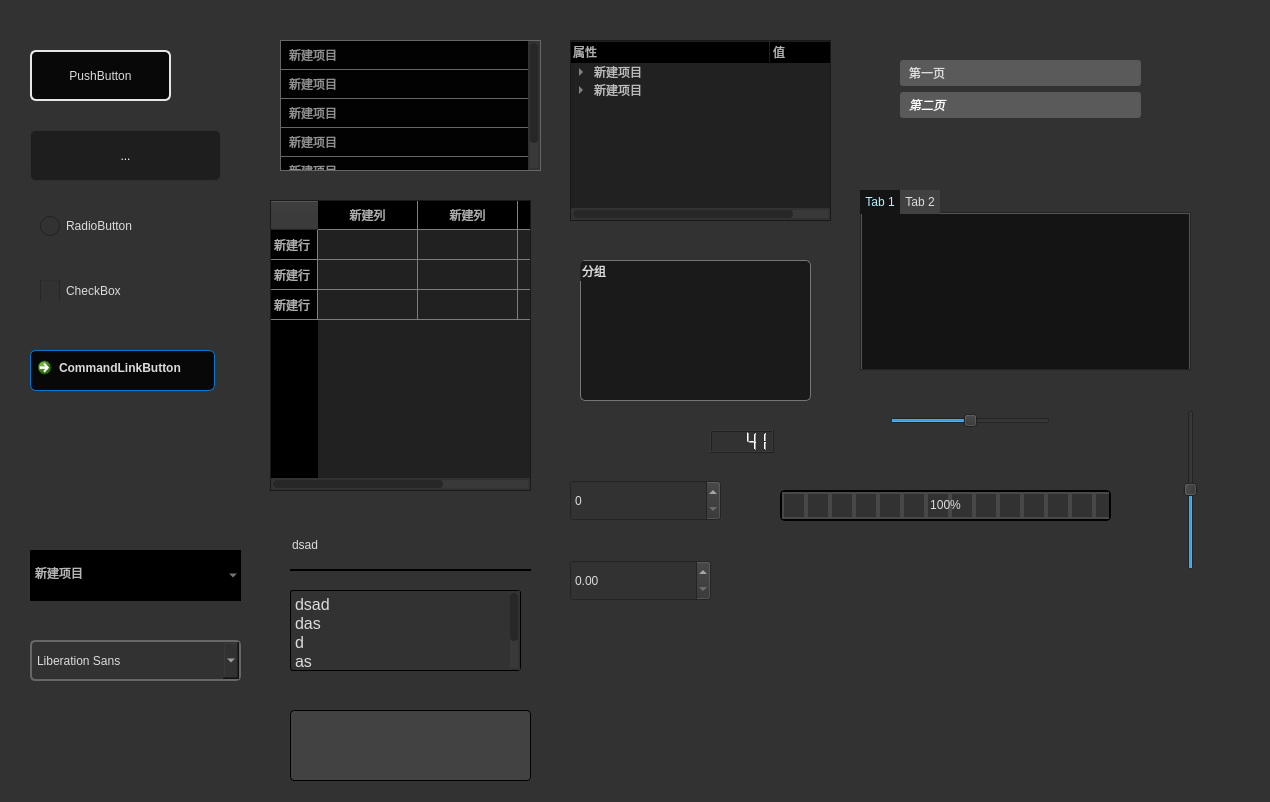
<?xml version="1.0" encoding="UTF-8"?>
<ui version="4.0">
 <class>Form</class>
 <widget class="QWidget" name="Form">
  <property name="enabled">
   <bool>true</bool>
  </property>
  <property name="geometry">
   <rect>
    <x>0</x>
    <y>0</y>
    <width>1270</width>
    <height>802</height>
   </rect>
  </property>
  <property name="windowTitle">
   <string>Form</string>
  </property>
  <property name="styleSheet">
   <string notr="true">*{
	background-color: rgb(50, 50, 50);
	color:rgb(220, 220, 220);
	font: 12pt &quot;黑体&quot;;
}
/*---------------------*/
QScrollBar:horizontal{
    padding:0px;
    max-height:12px;
	padding:2px;
}
QScrollBar:vertical{
    padding:0px;
    max-width:12px;
	padding:2px;
}
QScrollBar::handle{
background-color: rgb(39, 39, 39);
border-radius:4%;

}
QScrollBar::handle:hover{
background-color: rgb(72, 72, 72);
border:1px solid rgb(149, 149, 149);
}
QScrollBar::add-page,QScrollBar::sub-page {
    background:rgb(57, 57, 57);
}
QScrollBar::sub-line,QScrollBar::add-line {
    background:none;
}</string>
  </property>
  <widget class="QPushButton" name="pushButton">
   <property name="geometry">
    <rect>
     <x>30</x>
     <y>50</y>
     <width>141</width>
     <height>51</height>
    </rect>
   </property>
   <property name="styleSheet">
    <string notr="true">QPushButton{
background-color: rgb(8, 8, 8);
border:2px solid rgb(230, 230, 230);
color:rgb(220, 220, 220);
border-radius:6%;
}
QPushButton:hover{
background-color: rgb(0, 0, 0);
}
QPushButton:pressed{
background-color:rgb(50, 50, 50);
}</string>
   </property>
   <property name="text">
    <string>PushButton</string>
   </property>
  </widget>
  <widget class="QRadioButton" name="radioButton">
   <property name="geometry">
    <rect>
     <x>40</x>
     <y>200</y>
     <width>131</width>
     <height>51</height>
    </rect>
   </property>
   <property name="styleSheet">
    <string notr="true">QRadioButton{

}
QRadioButton:hover{
}
QRadioButton:pressed{

}
QRadioButton::indicator {
	padding:3px 0px 0px 0px;
    width: 20px;
    height: 20px;
}
QRadioButton::indicator::unchecked{
	image: url(:/QRadioButton/QRadioButton/QRadioButton.png);
}
QRadioButton::indicator::checked{
	image: url(:/QRadioButton/QRadioButton/QRadioButton_pressed.png);
}</string>
   </property>
   <property name="text">
    <string>RadioButton</string>
   </property>
  </widget>
  <widget class="QCheckBox" name="checkBox">
   <property name="geometry">
    <rect>
     <x>40</x>
     <y>280</y>
     <width>111</width>
     <height>21</height>
    </rect>
   </property>
   <property name="styleSheet">
    <string notr="true">QCheckBox::indicator {
	padding:3px 0px 0px 0px;
    width: 20px;
    height: 20px;
}
QCheckBox::indicator::unchecked{ 
	image: url(:/QCheckBox/QCheckBox/QCheckBox.png);
}
QCheckBox::indicator::checked{
	image: url(:/QCheckBox/QCheckBox/QCheckBox_pressed.png);
}</string>
   </property>
   <property name="text">
    <string>CheckBox</string>
   </property>
  </widget>
  <widget class="QCommandLinkButton" name="commandLinkButton">
   <property name="geometry">
    <rect>
     <x>30</x>
     <y>350</y>
     <width>185</width>
     <height>41</height>
    </rect>
   </property>
   <property name="styleSheet">
    <string notr="true">QCommandLinkButton{
background-color: rgb(8, 8, 8);
border:1px solid rgb(0, 120, 215);
color:rgb(220, 220, 220);
border-radius:6%;
}
QCommandLinkButton:hover{
background-color: rgb(0, 0, 0);
}
QCommandLinkButton:pressed{
background-color:rgb(50, 50, 50);
}</string>
   </property>
   <property name="text">
    <string>CommandLinkButton</string>
   </property>
  </widget>
  <widget class="QTableWidget" name="tableWidget">
   <property name="geometry">
    <rect>
     <x>270</x>
     <y>200</y>
     <width>261</width>
     <height>291</height>
    </rect>
   </property>
   <property name="styleSheet">
    <string notr="true">QTableView{
outline: 0px;
background-color:rgb(33, 33, 33);
gridline-color:rgb(125, 125, 125);
}
QTableView QHeaderView,QTableView QHeaderView::section, QTableView QTableCornerButton::section {
background-color:rgb(0, 0, 0);
color:rgb(175, 175, 175);
}
QTableView QHeaderView::section::pressed{
color:rgb(207, 207, 103);
}
QTableView QTableCornerButton::section{
background-color: rgb(0, 0, 0);
}
QHeaderView::section, QTableCornerButton:section {
    padding: 3px;
    margin: 0px;
    border: 1px solid gray;
    border-left-width: 0px;
    border-right-width: 1px;
    border-top-width: 0px;
    border-bottom-width: 1px;
}
QTableView::indicator{
background-color: rgb(255, 170, 0);
}
QTableView::indicator:checked{
background-color:rgb(33, 33, 33);
}
QTableView::item{
padding:0px;
border:0px;
}
QTableView::item:selected{
	background-color:#000;
}
QTableView::item:hover{
background-color: rgb(86, 86, 86);
}

</string>
   </property>
   <row>
    <property name="text">
     <string>新建行</string>
    </property>
   </row>
   <row>
    <property name="text">
     <string>新建行</string>
    </property>
   </row>
   <row>
    <property name="text">
     <string>新建行</string>
    </property>
   </row>
   <column>
    <property name="text">
     <string>新建列</string>
    </property>
   </column>
   <column>
    <property name="text">
     <string>新建列</string>
    </property>
   </column>
   <column>
    <property name="text">
     <string>新建列</string>
    </property>
   </column>
  </widget>
  <widget class="QListWidget" name="listWidget_2">
   <property name="geometry">
    <rect>
     <x>280</x>
     <y>40</y>
     <width>261</width>
     <height>131</height>
    </rect>
   </property>
   <property name="styleSheet">
    <string notr="true">QListView {
outline: 0px;
background-color: rgb(2, 2, 2);
color: #FFFFFF;
border: 1px solid #666666;
}
QListView::item:hover{
padding:0px 0px 0px 15px;
color:rgb(255, 255, 255);
background-color: qlineargradient(spread:pad, x1:0, y1:0.5625, x2:0.994318, y2:0.614, stop:0 rgba(0, 0, 0, 255), stop:0.909091 rgba(73, 73, 73, 255));
}
QListView::item {
background-color: rgb(2, 2, 2);
color: rgb(143, 143, 143);
padding: 5px;
border-bottom: 1px solid #666666;
}
QListView::item:selected {
padding:0px 0px 0px 15px;
color:rgb(255, 255, 255);
background-color: qlineargradient(spread:pad, x1:0, y1:0.5625, x2:0.994318, y2:0.614, stop:0 rgba(0, 0, 0, 255), stop:0.909091 rgba(73, 73, 73, 255));
}</string>
   </property>
   <item>
    <property name="text">
     <string>新建项目</string>
    </property>
   </item>
   <item>
    <property name="text">
     <string>新建项目</string>
    </property>
   </item>
   <item>
    <property name="text">
     <string>新建项目</string>
    </property>
   </item>
   <item>
    <property name="text">
     <string>新建项目</string>
    </property>
   </item>
   <item>
    <property name="text">
     <string>新建项目</string>
    </property>
   </item>
  </widget>
  <widget class="QToolButton" name="toolButton_2">
   <property name="geometry">
    <rect>
     <x>30</x>
     <y>130</y>
     <width>191</width>
     <height>51</height>
    </rect>
   </property>
   <property name="styleSheet">
    <string notr="true">QToolButton {
	border-radius:6%;
    background-color: #1E1E1E; 
    color: #FFFFFF; 
    border: 1px solid #2F2F2F; 
    padding: 5px;
}

QToolButton:hover {
    background-color: rgb(18, 18, 18);
}

QToolButton:pressed {
    background-color:#1E1E1E; 
}
</string>
   </property>
   <property name="text">
    <string>...</string>
   </property>
  </widget>
  <widget class="QTreeWidget" name="treeWidget">
   <property name="geometry">
    <rect>
     <x>570</x>
     <y>40</y>
     <width>261</width>
     <height>181</height>
    </rect>
   </property>
   <property name="styleSheet">
    <string notr="true">QTreeView{
background-color: rgb(33, 33, 33);
color:rgb(188, 188, 188);
}
QTreeView QHeaderView,QTreeView QHeaderView::section{
background-color: rgb(0, 0, 0);
color:rgb(175, 175, 175);
}
QTreeView::item:hover{
background-color:transparent;
}
QTreeView::item:selected{
background-color:rgb(121, 121, 121);
color: rgb(255, 255, 255);
}
QTreeView::branch:selected{
background-color:rgb(121, 121, 121);
}</string>
   </property>
   <property name="rootIsDecorated">
    <bool>true</bool>
   </property>
   <property name="uniformRowHeights">
    <bool>false</bool>
   </property>
   <property name="itemsExpandable">
    <bool>true</bool>
   </property>
   <property name="sortingEnabled">
    <bool>false</bool>
   </property>
   <property name="animated">
    <bool>false</bool>
   </property>
   <attribute name="headerCascadingSectionResizes">
    <bool>false</bool>
   </attribute>
   <attribute name="headerDefaultSectionSize">
    <number>200</number>
   </attribute>
   <attribute name="headerHighlightSections">
    <bool>false</bool>
   </attribute>
   <column>
    <property name="text">
     <string>属性</string>
    </property>
   </column>
   <column>
    <property name="text">
     <string>值</string>
    </property>
   </column>
   <item>
    <property name="text">
     <string>新建项目</string>
    </property>
    <item>
     <property name="text">
      <string>新建子项目</string>
     </property>
    </item>
    <item>
     <property name="text">
      <string>新建子项目</string>
     </property>
    </item>
   </item>
   <item>
    <property name="text">
     <string>新建项目</string>
    </property>
    <item>
     <property name="text">
      <string>新建子项目</string>
     </property>
    </item>
    <item>
     <property name="text">
      <string>新建子项目</string>
     </property>
    </item>
   </item>
  </widget>
  <widget class="QGroupBox" name="groupBox">
   <property name="geometry">
    <rect>
     <x>580</x>
     <y>260</y>
     <width>231</width>
     <height>141</height>
    </rect>
   </property>
   <property name="styleSheet">
    <string notr="true">QGroupBox {
border:1px solid rgb(118, 118, 118);
border-radius:5px;
background-color: rgb(26, 26, 26);
}
</string>
   </property>
   <property name="title">
    <string>分组</string>
   </property>
  </widget>
  <widget class="QToolBox" name="toolBox">
   <property name="geometry">
    <rect>
     <x>900</x>
     <y>60</y>
     <width>241</width>
     <height>131</height>
    </rect>
   </property>
   <property name="styleSheet">
    <string notr="true">QToolBox::tab {
	background-color: rgb(90, 90, 90);
	border-radius:3%;
	padding:5px;
}

QToolBox::tab:selected{
    font: italic;
    color: white;
}</string>
   </property>
   <property name="frameShape">
    <enum>QFrame::NoFrame</enum>
   </property>
   <property name="currentIndex">
    <number>1</number>
   </property>
   <widget class="QWidget" name="page">
    <property name="geometry">
     <rect>
      <x>0</x>
      <y>0</y>
      <width>241</width>
      <height>71</height>
     </rect>
    </property>
    <attribute name="label">
     <string>第一页</string>
    </attribute>
   </widget>
   <widget class="QWidget" name="page_2">
    <property name="geometry">
     <rect>
      <x>0</x>
      <y>0</y>
      <width>241</width>
      <height>71</height>
     </rect>
    </property>
    <attribute name="label">
     <string>第二页</string>
    </attribute>
   </widget>
  </widget>
  <widget class="QTabWidget" name="tabWidget">
   <property name="geometry">
    <rect>
     <x>860</x>
     <y>190</y>
     <width>331</width>
     <height>181</height>
    </rect>
   </property>
   <property name="styleSheet">
    <string notr="true">QTabWidget::pane {
}
QTabWidget QWidget{
background-color: rgb(20, 20, 20);
}
QTabWidget QTabBar::tab{
background-color: rgb(20, 20, 20);
min-width: 20ex;
padding: 5px;
}
QTabBar::tab:selected{
color: rgb(180, 239, 255);
}

QTabBar::tab:!selected{
background-color: rgb(65, 65, 65);
}</string>
   </property>
   <widget class="QWidget" name="tab">
    <attribute name="title">
     <string>Tab 1</string>
    </attribute>
   </widget>
   <widget class="QWidget" name="tab_2">
    <attribute name="title">
     <string>Tab 2</string>
    </attribute>
   </widget>
  </widget>
  <widget class="QComboBox" name="comboBox">
   <property name="enabled">
    <bool>true</bool>
   </property>
   <property name="geometry">
    <rect>
     <x>30</x>
     <y>550</y>
     <width>211</width>
     <height>51</height>
    </rect>
   </property>
   <property name="styleSheet">
    <string notr="true">QComboBox {
background-color: rgb(0, 0, 0);
/*border:1px solid rgb(255, 255, 255);*/
border-bottom:none;
border-left:none;
border-right:none;
	color: rgb(182, 182, 182);
    border-radius: 1px;
    padding: 1px 18px 1px 3px;
    min-width: 6em;
}
QComboBox:editable{

}
QComboBox::drop-down{
	 width: 30px;
	padding-right:8px;
	image: url(:/QComboBox/QComboBox/down-arrow.png);
}
QComboBox::drop-down:pressed{

}
QComboBox QAbstractItemView{
margin:10px;
color: rgb(182, 182, 182);
background-color: rgb(0, 0, 0);
border:none;
outline: 0px;
selection-background-color:rgb(0, 0, 0);
selection-color:rgb(255, 255, 255);
}</string>
   </property>
   <property name="editable">
    <bool>true</bool>
   </property>
   <item>
    <property name="text">
     <string>新建项目</string>
    </property>
   </item>
   <item>
    <property name="text">
     <string>新建项目</string>
    </property>
   </item>
   <item>
    <property name="text">
     <string>新建项目</string>
    </property>
   </item>
  </widget>
  <widget class="QFontComboBox" name="fontComboBox">
   <property name="geometry">
    <rect>
     <x>30</x>
     <y>640</y>
     <width>211</width>
     <height>41</height>
    </rect>
   </property>
   <property name="styleSheet">
    <string notr="true">QFontComboBox {
    border:2px solid rgb(103, 103, 103);
    border-radius: 5px;
    padding: 1px 18px 1px 3px;
    min-width: 6em;
}
QFontComboBox QAbstractItemView{
outline: 0px;
selection-background-color: rgb(90, 90, 90);
}</string>
   </property>
  </widget>
  <widget class="QLineEdit" name="lineEdit">
   <property name="geometry">
    <rect>
     <x>290</x>
     <y>520</y>
     <width>241</width>
     <height>51</height>
    </rect>
   </property>
   <property name="styleSheet">
    <string notr="true">QLineEdit{
border:2px solid rgb(0, 0, 0);
border-top:none;
border-left:none;
border-right:none;
}
QLineEdit:hover{
border:2px solid qlineargradient(spread:pad, x1:0.012, y1:0.556818, x2:1, y2:0.573864, stop:0 rgba(110, 203, 205, 255), stop:0.965909 rgba(67, 91, 95, 255));
border-top:none;
border-left:none;
border-right:none;
}</string>
   </property>
   <property name="text">
    <string>dsad</string>
   </property>
  </widget>
  <widget class="QTextEdit" name="textEdit">
   <property name="geometry">
    <rect>
     <x>290</x>
     <y>590</y>
     <width>231</width>
     <height>81</height>
    </rect>
   </property>
   <property name="styleSheet">
    <string notr="true">QTextEdit{
border:1px solid rgb(0, 0, 0);
border-radius: 3px;
}
QTextEdit:hover{
	border:1px solid rgb(0, 85, 255);
}</string>
   </property>
   <property name="html">
    <string>&lt;!DOCTYPE HTML PUBLIC &quot;-//W3C//DTD HTML 4.0//EN&quot; &quot;http://www.w3.org/TR/REC-html40/strict.dtd&quot;&gt;
&lt;html&gt;&lt;head&gt;&lt;meta name=&quot;qrichtext&quot; content=&quot;1&quot; /&gt;&lt;style type=&quot;text/css&quot;&gt;
p, li { white-space: pre-wrap; }
&lt;/style&gt;&lt;/head&gt;&lt;body style=&quot; font-family:'黑体'; font-size:12pt; font-weight:400; font-style:normal;&quot;&gt;
&lt;p style=&quot; margin-top:0px; margin-bottom:0px; margin-left:0px; margin-right:0px; -qt-block-indent:0; text-indent:0px;&quot;&gt;dsad&lt;/p&gt;
&lt;p style=&quot; margin-top:0px; margin-bottom:0px; margin-left:0px; margin-right:0px; -qt-block-indent:0; text-indent:0px;&quot;&gt;das&lt;/p&gt;
&lt;p style=&quot; margin-top:0px; margin-bottom:0px; margin-left:0px; margin-right:0px; -qt-block-indent:0; text-indent:0px;&quot;&gt;d&lt;/p&gt;
&lt;p style=&quot; margin-top:0px; margin-bottom:0px; margin-left:0px; margin-right:0px; -qt-block-indent:0; text-indent:0px;&quot;&gt;as&lt;/p&gt;
&lt;p style=&quot; margin-top:0px; margin-bottom:0px; margin-left:0px; margin-right:0px; -qt-block-indent:0; text-indent:0px;&quot;&gt;d&lt;/p&gt;
&lt;p style=&quot; margin-top:0px; margin-bottom:0px; margin-left:0px; margin-right:0px; -qt-block-indent:0; text-indent:0px;&quot;&gt;as&lt;/p&gt;&lt;/body&gt;&lt;/html&gt;</string>
   </property>
  </widget>
  <widget class="QPlainTextEdit" name="plainTextEdit">
   <property name="geometry">
    <rect>
     <x>290</x>
     <y>710</y>
     <width>241</width>
     <height>71</height>
    </rect>
   </property>
   <property name="styleSheet">
    <string notr="true">QPlainTextEdit{
border:1px solid rgb(0, 0, 0);
border-radius: 4%;
	background-color: rgb(66, 66, 66);
}
QPlainTextEdit:hover{
border:1px solid rgb(109, 109, 109);
}</string>
   </property>
  </widget>
  <widget class="QSpinBox" name="spinBox">
   <property name="geometry">
    <rect>
     <x>570</x>
     <y>480</y>
     <width>151</width>
     <height>41</height>
    </rect>
   </property>
  </widget>
  <widget class="QDoubleSpinBox" name="doubleSpinBox">
   <property name="geometry">
    <rect>
     <x>570</x>
     <y>560</y>
     <width>141</width>
     <height>41</height>
    </rect>
   </property>
  </widget>
  <widget class="QProgressBar" name="progressBar">
   <property name="geometry">
    <rect>
     <x>780</x>
     <y>490</y>
     <width>331</width>
     <height>31</height>
    </rect>
   </property>
   <property name="styleSheet">
    <string notr="true">QProgressBar {
    border: 2px solid rgb(0, 0, 0);
    border-radius: 5px;
}

QProgressBar::chunk {
	border: 2px solid rgb(72, 72, 72);
    width: 20px;
}</string>
   </property>
   <property name="value">
    <number>100</number>
   </property>
   <property name="alignment">
    <set>Qt::AlignCenter</set>
   </property>
  </widget>
  <widget class="QLCDNumber" name="lcdNumber">
   <property name="geometry">
    <rect>
     <x>710</x>
     <y>430</y>
     <width>64</width>
     <height>23</height>
    </rect>
   </property>
   <property name="digitCount">
    <number>5</number>
   </property>
   <property name="intValue" stdset="0">
    <number>41</number>
   </property>
  </widget>
  <widget class="QSlider" name="horizontalSlider">
   <property name="geometry">
    <rect>
     <x>890</x>
     <y>410</y>
     <width>160</width>
     <height>22</height>
    </rect>
   </property>
   <property name="value">
    <number>50</number>
   </property>
   <property name="orientation">
    <enum>Qt::Horizontal</enum>
   </property>
  </widget>
  <widget class="QSlider" name="verticalSlider">
   <property name="geometry">
    <rect>
     <x>1180</x>
     <y>410</y>
     <width>22</width>
     <height>160</height>
    </rect>
   </property>
   <property name="value">
    <number>50</number>
   </property>
   <property name="orientation">
    <enum>Qt::Vertical</enum>
   </property>
  </widget>
 </widget>
 <resources>
  <include location="image/image.qrc"/>
 </resources>
 <connections/>
</ui>
